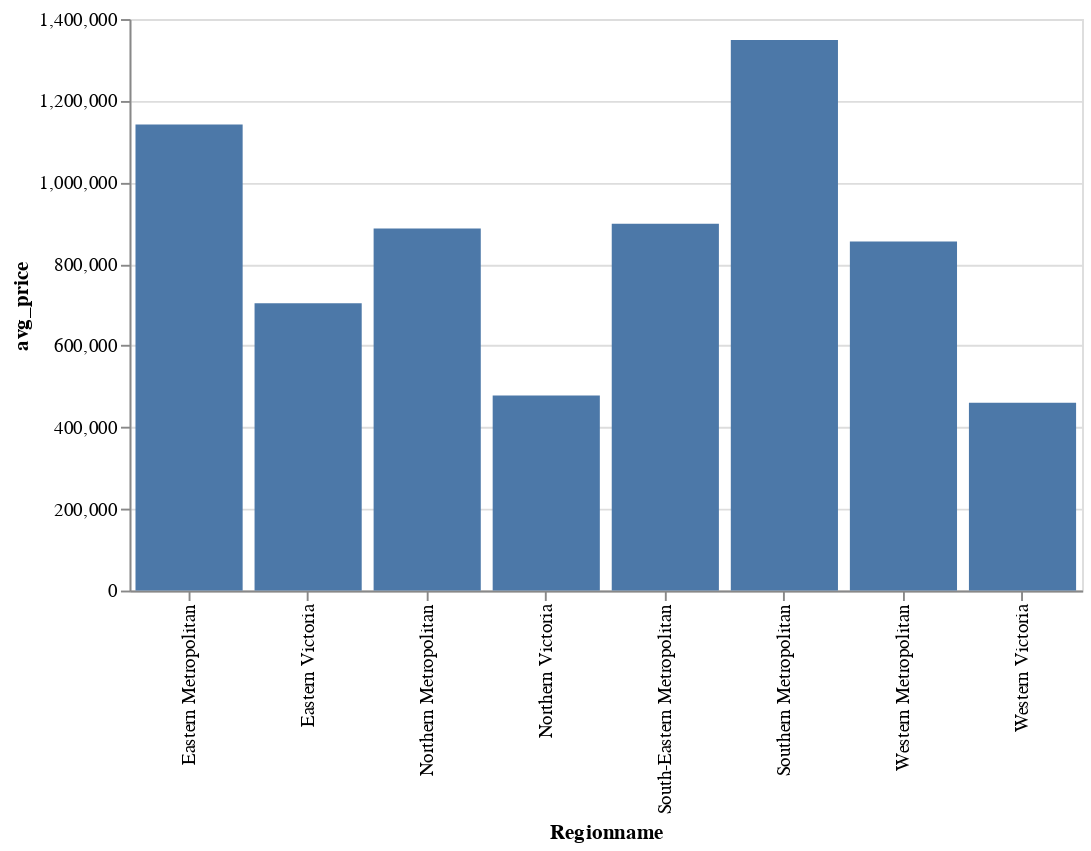

Notebook code cell kept with this figure:
### Code cell
alt.Chart(melb).mark_bar().encode(
   x = 'Regionname', y = 'avg_price:Q'
).transform_aggregate(
   avg_price = 'mean(Price)', groupby = ['Regionname']
).properties(
   height = 300, width = 500
)

### Figure 1 — Vega-Lite specification as saved in the notebook (floating-point values rounded to 4 significant figures; data arrays with more than 128 entries replaced by an {"elided": "..."} marker saying what was removed)
{"config": {"view": {"continuousWidth": 400, "continuousHeight": 300}}, "data": {"name": "data-06e18bf0a1ff6c499bff338771166754"}, "mark": "bar", "encoding": {"x": {"type": "nominal", "field": "Regionname"}, "y": {"type": "quantitative", "field": "avg_price"}}, "height": 300, "transform": [{"aggregate": [{"op": "mean", "field": "Price", "as": "avg_price"}], "groupby": ["Regionname"]}], "width": 500, "$schema": "https://vega.github.io/schema/vega-lite/v4.8.1.json", "datasets": {"data-06e18bf0a1ff6c499bff338771166754": {"elided": "1000 records"}}}
